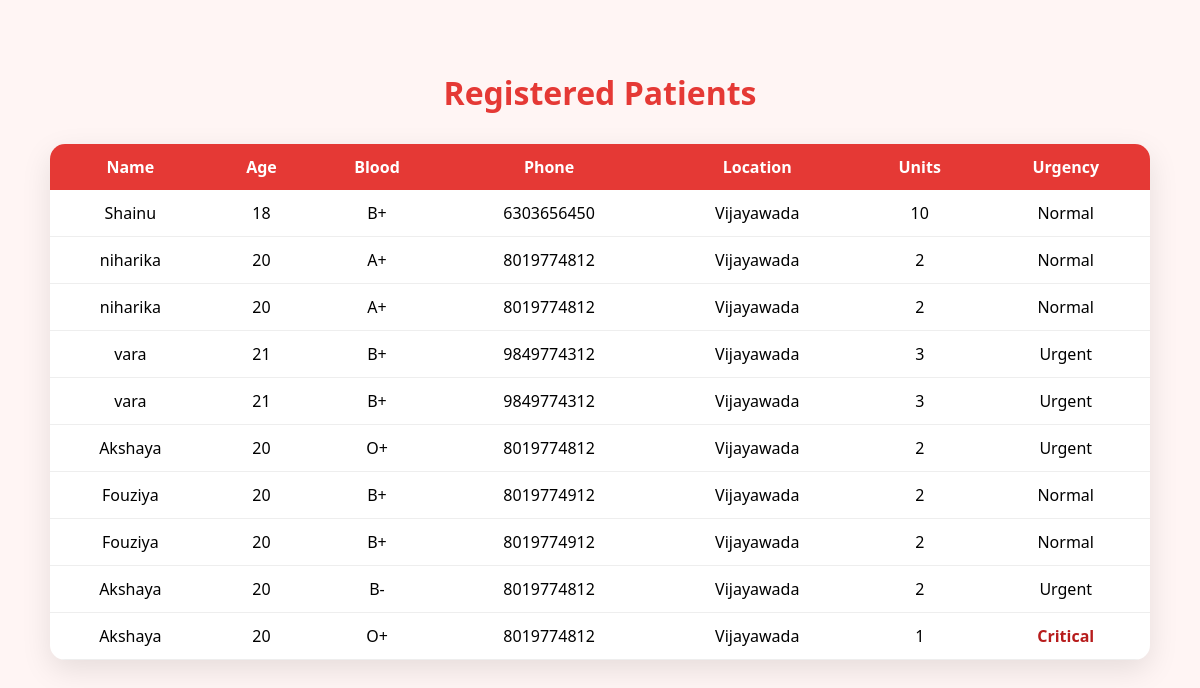
The app's page /patients_list, older data.
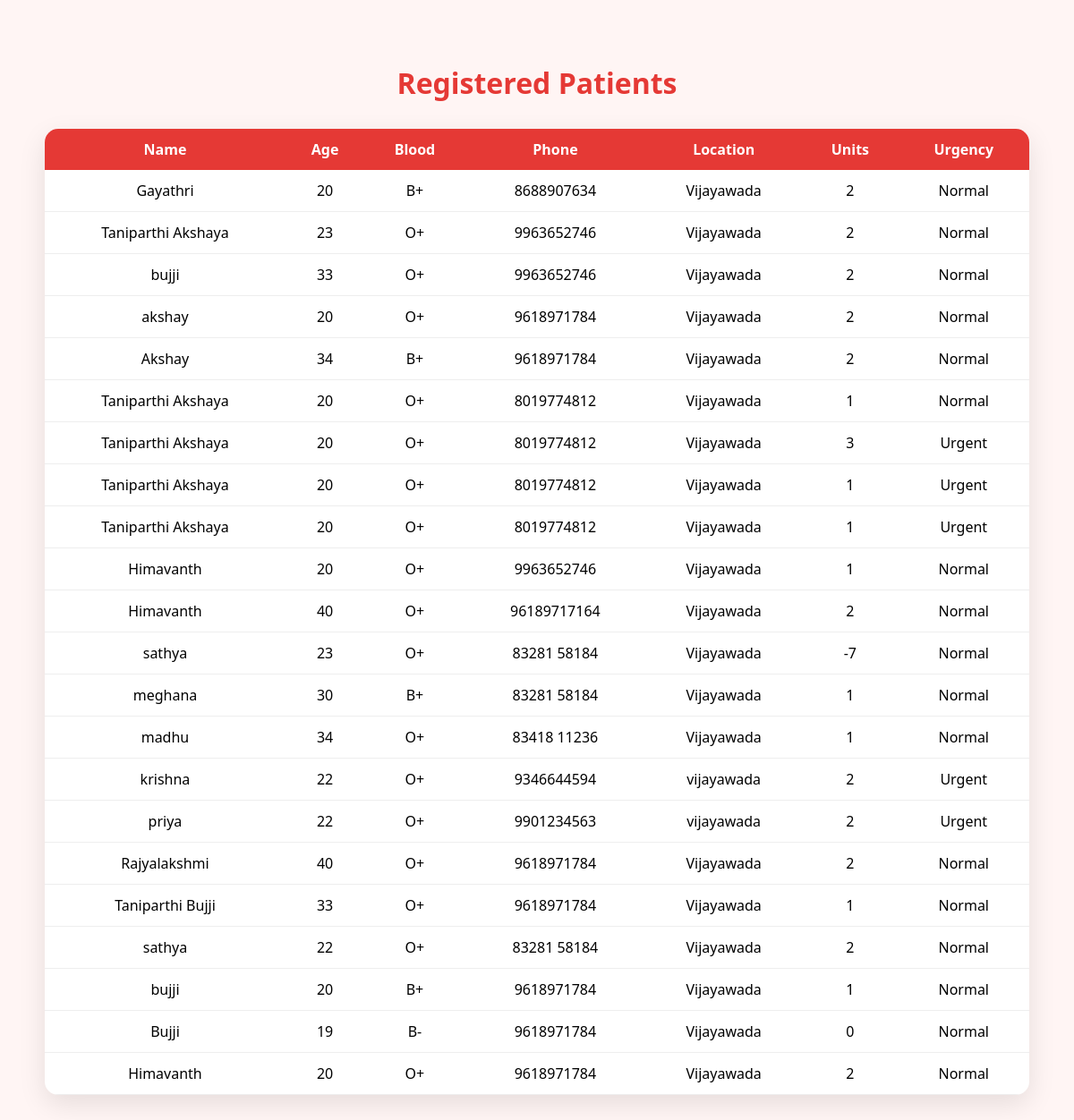
The same page, newer data.
### tables this page shows
CREATE TABLE patients (

        id INTEGER PRIMARY KEY AUTOINCREMENT,

        name TEXT NOT NULL,
        age INTEGER NOT NULL,
        blood TEXT NOT NULL,

        phone TEXT NOT NULL,
        location TEXT NOT NULL,

        latitude REAL,
        longitude REAL,

        units_required INTEGER NOT NULL,
        urgency TEXT NOT NULL
    );

### app.py (the view)
@app.route('/patients_list')
def patients_list():
    conn = get_connection()
    cursor = conn.cursor()
    cursor.execute("""
    SELECT * FROM patients
    ORDER BY id DESC
    """)
    patients = cursor.fetchall()
    conn.close()
    return render_template(
        "patients_list.html",
        patients=patients
    )

### database.py (called while the page is built)
def get_connection():
    conn = sqlite3.connect(DATABASE_NAME)
    conn.row_factory = sqlite3.Row
    return conn

### templates/patients_list.html (shortened to what this page needs)
<!DOCTYPE html>
<html>
<head>
</head>
<body>
<h1>Registered Patients</h1>
{% if patients %}
<table>
<tr>
<th>Name</th>
<th>Age</th>
<th>Blood</th>
<th>Phone</th>
<th>Location</th>
<th>Units</th>
<th>Urgency</th>
</tr>
{% for p in patients %}
<tr>
<td>{{ p['name'] }}</td>
<td>{{ p['age'] }}</td>
<td>{{ p['blood'] }}</td>
<td>{{ p['phone'] }}</td>
<td>{{ p['location'] }}</td>
<td>{{ p['units_required'] }}</td>
<td class="{% if p['urgency'] == 'Critical' %}critical{% endif %}">
{{ p['urgency'] }}
</td>
</tr>
{% endfor %}
</table>
{% else %}
<p class="empty">No Registered Patients Available</p>
{% endif %}
</body>
</html>

Row changes from the older to the newer data that the page shows:
added patients: name "Gayathri", age "20", blood "B+", phone "8688907634", location "Vijayawada", units_required "2", urgency "Normal"
added patients: name "Taniparthi Akshaya", age "23", blood "O+", phone "9963652746", location "Vijayawada", units_required "2", urgency "Normal"
added patients: name "bujji", age "33", blood "O+", phone "9963652746", location "Vijayawada", units_required "2", urgency "Normal"
added patients: name "akshay", age "20", blood "O+", phone "9618971784", location "Vijayawada", units_required "2", urgency "Normal"
added patients: name "Akshay", age "34", blood "B+", phone "9618971784", location "Vijayawada", units_required "2", urgency "Normal"
added patients: name "Taniparthi Akshaya", age "20", blood "O+", phone "8019774812", location "Vijayawada", units_required "1", urgency "Normal"
added patients: name "Taniparthi Akshaya", age "20", blood "O+", phone "8019774812", location "Vijayawada", units_required "3", urgency "Urgent"
added patients: name "Taniparthi Akshaya", age "20", blood "O+", phone "8019774812", location "Vijayawada", units_required "1", urgency "Urgent"
added patients: name "Taniparthi Akshaya", age "20", blood "O+", phone "8019774812", location "Vijayawada", units_required "1", urgency "Urgent"
added patients: name "Himavanth", age "20", blood "O+", phone "9963652746", location "Vijayawada", units_required "1", urgency "Normal"
added patients: name "Himavanth", age "40", blood "O+", phone "96189717164", location "Vijayawada", units_required "2", urgency "Normal"
added patients: name "sathya", age "23", blood "O+", phone "83281 58184", location "Vijayawada", units_required "-7", urgency "Normal"
changed patients: name "Shainu" → "meghana"; age "18" → "30"; phone "6303656450" → "83281 58184"; units_required "10" → "1"
changed patients: name "niharika" → "madhu"; age "20" → "34"; blood "A+" → "O+"; phone "8019774812" → "83418 11236"; units_required "2" → "1"
changed patients: name "niharika" → "krishna"; age "20" → "22"; blood "A+" → "O+"; phone "8019774812" → "9346644594"; location "Vijayawada" → "vijayawada"; urgency "Normal" → "Urgent"
changed patients: name "vara" → "priya"; age "21" → "22"; blood "B+" → "O+"; phone "9849774312" → "9901234563"; location "Vijayawada" → "vijayawada"; units_required "3" → "2"
changed patients: name "vara" → "Rajyalakshmi"; age "21" → "40"; blood "B+" → "O+"; phone "9849774312" → "9618971784"; units_required "3" → "2"; urgency "Urgent" → "Normal"
changed patients: name "Akshaya" → "Taniparthi Bujji"; age "20" → "33"; phone "8019774812" → "9618971784"; units_required "2" → "1"; urgency "Urgent" → "Normal"
changed patients (number 19 of 22 on the later page): name "Fouziya" → "sathya"; age "20" → "22"; blood "B+" → "O+"; phone "8019774912" → "83281 58184"
changed patients (number 20 of 22 on the later page): name "Fouziya" → "bujji"; phone "8019774912" → "9618971784"; units_required "2" → "1"
changed patients: name "Akshaya" → "Bujji"; age "20" → "19"; phone "8019774812" → "9618971784"; units_required "2" → "0"; urgency "Urgent" → "Normal"
changed patients (number 22 of 22 on the later page): name "Akshaya" → "Himavanth"; phone "8019774812" → "9618971784"; units_required "1" → "2"; urgency "Critical" → "Normal"
